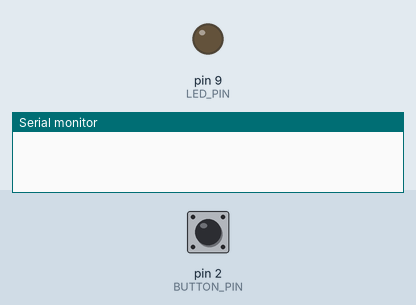
The sketch below on a simulated Arduino Uno, built with avr-gcc and run on an emulated ATmega328P. On the bench: output pins drawn as LEDs (lit = HIGH), the last lines printed to the serial monitor. Inputs (shaded band) come from the test bench; at power-on: pin 2 (BUTTON_PIN) HIGH. EEPROM starts erased.

Above: at 1.2 s.
1.3 s: pin 2 (BUTTON_PIN) pulled LOW for 0.15 s
At 1.9 s:
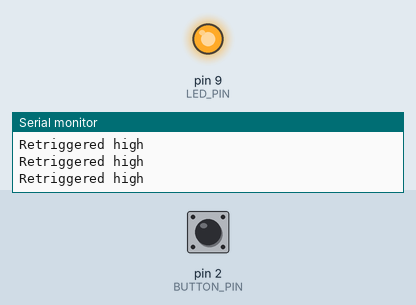
2.9 s: pin 2 (BUTTON_PIN) pulled LOW for 1 s
At 3.66 s:
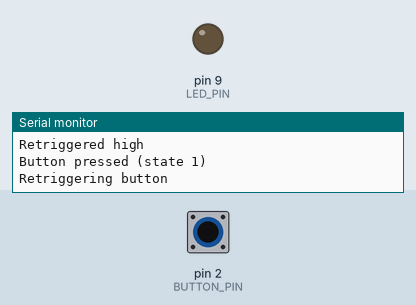
5.9 s: pin 2 (BUTTON_PIN) pulsed LOW 5 times (0.12 s each, 0.3 s apart)
8.9 s: pin 2 (BUTTON_PIN) pulled LOW for 0.15 s
At 9.36 s:
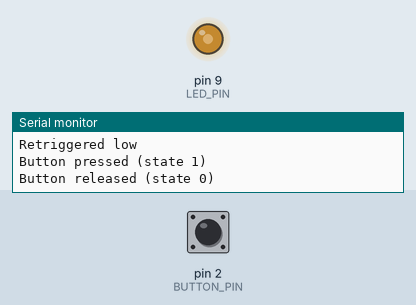
12.0 s: pin 2 (BUTTON_PIN) driven LOW
Timing chart, 0 to 15.0 s (numbered marks = the images above; inputs shaded):
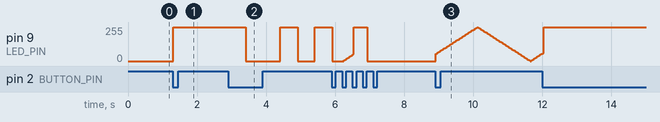

The sketch:

eeprom_interrupt.ino
```cpp
#include "Bounce2.h"
#include <EEPROM.h>

#define BUTTON_PIN 2
#define LED_PIN 9
#define ADDR 0

// Instantiate a Bounce object
Bounce debouncer = Bounce();

volatile int buttonState;
volatile unsigned long buttonPressTimeStamp;

volatile int ledState;

volatile int status_counter = 0;

volatile int brightness = 0;    // how bright the LED is
volatile int fadeAmount = 5;    // how many points to fade the LED by
volatile int eeprom_read_value;

void setup() {

  Serial.begin(115200);

  // Setup the button
  pinMode(BUTTON_PIN, INPUT);
  // Activate internal pull-up
  digitalWrite(BUTTON_PIN, HIGH);

  // After setting up the button, setup debouncer
  debouncer.attach(BUTTON_PIN);
  debouncer.interval(5);

  //Setup the LED
  pinMode(LED_PIN, OUTPUT);
  digitalWrite(LED_PIN, ledState);
  eeprom_read_value = EEPROM.read(ADDR);
  if ( eeprom_read_value == 0 ) {
    buttonState = 1;
  }
  else if ( eeprom_read_value == 1 ) {
    buttonState = 2;
  }
  else if ( eeprom_read_value == 2 ) {
    buttonState = 3;
  }
  else if ( eeprom_read_value == 3 ) {
    buttonState = 4;
  }

}

void flash() {
  EEPROM.write(ADDR, 0);
  if ( millis() - buttonPressTimeStamp >= 500 ) {
    buttonPressTimeStamp = millis();
    if ( ledState == HIGH ) ledState = LOW;
    else if ( ledState == LOW ) ledState = HIGH;
    digitalWrite(LED_PIN, ledState );
    Serial.println("Retriggering button");
  }
}

void high() {
  EEPROM.write(ADDR, 1);
  digitalWrite(LED_PIN, HIGH);
  Serial.println("Retriggered high");
}

void low() {
  EEPROM.write(ADDR, 2);
  digitalWrite(LED_PIN, LOW);
  Serial.println("Retriggered low");
}

void pwm() {
  EEPROM.write(ADDR, 3);
  // set the brightness of pin 9:
  analogWrite(LED_PIN, brightness);

  // change the brightness for next time through the loop:
  brightness = brightness + fadeAmount;

  // reverse the direction of the fading at the ends of the fade:
  if (brightness <= 0 || brightness >= 255) {
    fadeAmount = -fadeAmount;
  }
  // wait for 30 milliseconds to see the dimming effect
  delay(30);
}

void loop() {
  // Update the debouncer and get the changed state
  boolean changed = debouncer.update();

  if ( changed ) {
    // Get the update value
    int value = debouncer.read();
    if ( value == HIGH) {
      ledState = LOW;
      digitalWrite(LED_PIN, ledState );

      //buttonState = 0;
      Serial.println("Button released (state 0)");

    } else {
      ledState = HIGH;
      digitalWrite(LED_PIN, ledState );

      if (status_counter == 0) {
        buttonState = 2;

      }
      else if ( status_counter == 1 ) {
        buttonState = 1;
      }
      else if (status_counter == 2) {
        buttonState = 3;
      }
      else if (status_counter == 3) {
        buttonState = 4;
      }

      Serial.println("Button pressed (state 1)");
      buttonPressTimeStamp = millis();
      status_counter++;
      if (status_counter == 4) {
        status_counter = 0;
      }

    }


  }
  if  ( buttonState == 1 ) {
    flash();
  }
  else if (buttonState == 2) {
    high();
  }
  else if (buttonState == 3) {
    low();
  }
  else if (buttonState == 4) {
    pwm();
  }


}
```

Measured:
- after the input at 1.3 s, pin 9 (LED_PIN): 0/255 → 255/255 at once
- after the input at 2.9 s, pin 9 (LED_PIN): 255/255 → 0/255 after 0.51 s, → 255/255 1.0 s later, → 0/255 0.50 s later, → 255/255 0.50 s later
